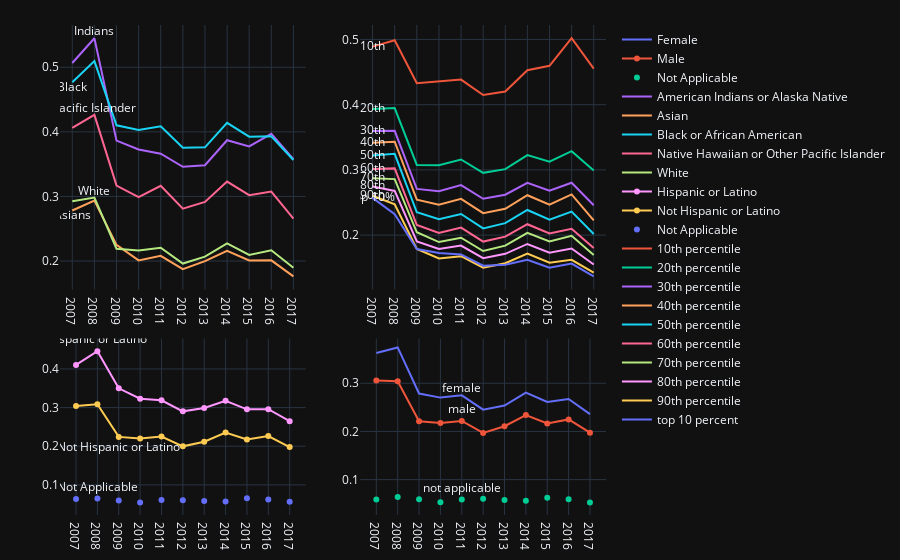

The notebook cell saved with this chart:
### Code cell
# Make sure plotly is upgraded to v4!!!
import plotly
import plotly.offline as offline
import plotly.graph_objects as go
from plotly.subplots import make_subplots
import pandas as pd

########################## PROCESS PLOT DATA ###########################
########################################################################
# PROCESS GENDER DATA
df = pd.read_csv('../data/denial_sex.csv')
years = df.year.unique()
years.sort()

female = []
male = []
not_applicable = []

for year in years:
    yearData = df[df['year'] == year]
    f = yearData[yearData['sex'] == 2]
    m = yearData[yearData['sex'] == 1]
    n = yearData[yearData['sex'] == 4]
    female.append(f['denial'].values[0].astype('float'))   
    male.append(m['denial'].values[0].astype('float'))  
    not_applicable.append(n['denial'].values[0].astype('float'))  

# PROCESS RACE DATA
race = pd.read_csv('../data/denial_race.csv')

AmericanIndians_AlaskaNative = []
Asian = []
African_American = []
PacificIslander = []
White = []

for year in years:
    yearData = race[race['year'] == year]
    indian = yearData[yearData['race'] == 1]
    asian = yearData[yearData['race'] == 2]
    african = yearData[yearData['race'] == 3]
    p = yearData[yearData['race'] == 4]
    w = yearData[yearData['race'] == 5]
    AmericanIndians_AlaskaNative.append(indian['denial'].values[0].astype('float'))   
    Asian.append(asian['denial'].values[0].astype('float'))  
    African_American.append(african['denial'].values[0].astype('float'))  
    PacificIslander.append(p['denial'].values[0].astype('float'))  
    White.append(w['denial'].values[0].astype('float'))  
    
    
# PROCESS ETHNICITY DATA
eth = pd.read_csv('../data/denial_eth.csv')
hispanic = []
noHis = []
notApp = []
for year in years:
    yearData = eth[eth['year'] == year]
    h = yearData[yearData['eth'] == 1]
    n = yearData[yearData['eth'] == 2]
    na = yearData[yearData['eth'] == 4]
    hispanic.append(h['denial'].values[0].astype('float'))   
    noHis.append(n['denial'].values[0].astype('float'))  
    notApp.append(na['denial'].values[0].astype('float'))  

    
# PROCESS INCOME DATA
income = pd.read_csv('../data/denial_income.csv')
per10 = []
per20 = []
per30 = []
per40 = []
per50 = []
per60 = []
per70 = []
per80 = []
per90 = []
top10 = []
for year in years:
    yearData = income[income['year'] == year]
    p10 = yearData[yearData['percentile'] == 10]
    p20 = yearData[yearData['percentile'] == 20]
    p30 = yearData[yearData['percentile'] == 30]
    p40 = yearData[yearData['percentile'] == 40]
    p50 = yearData[yearData['percentile'] == 50]
    p60 = yearData[yearData['percentile'] == 60]
    p70 = yearData[yearData['percentile'] == 70]
    p80 = yearData[yearData['percentile'] == 80]
    p90 = yearData[yearData['percentile'] == 90]
    top = yearData[yearData['percentile'] == 100]
    per10.append(p10['denial'].values[0].astype('float'))
    per20.append(p20['denial'].values[0].astype('float'))
    per30.append(p30['denial'].values[0].astype('float'))
    per40.append(p40['denial'].values[0].astype('float'))
    per50.append(p50['denial'].values[0].astype('float'))
    per60.append(p60['denial'].values[0].astype('float'))
    per70.append(p70['denial'].values[0].astype('float'))
    per80.append(p80['denial'].values[0].astype('float'))
    per90.append(p90['denial'].values[0].astype('float'))
    top10.append(top['denial'].values[0].astype('float'))
    
    
############################ SET UP SUBPLOTS ###########################
########################################################################
fig = make_subplots(
    rows=3, cols=2,
    column_widths=[0.5, 0.5], # corresponding to each row!
    row_heights=[0.25, 0.30, 0.45], # corresponding to each column!
    specs=[[{"type": "scatter", "rowspan": 2}, {"type": "scatter", "rowspan": 2}],
           [            None                 ,       None         ],
           [{"type": "scatter"}, {"type": "scatter"}]]
)

##############################  SUBPLOTS  ##############################
########################################################################
# PLOTTING GENDER
fig.add_trace(go.Scatter(x=years, y=female,
                    mode='lines+text',
                    name='Female',
                    #showlegend=True, # plotly only offers one legend for all subplots. this is useless...unfortunately
                    text=["", "", "", "", "female"],
                    textposition="top center"), 
                    row=3, col=2)
fig.add_trace(go.Scatter(x=years, y=male,
                    mode='lines+markers+text',
                    text=["", "", "", "", "male"],
                    textposition="top center",
                    name='Male'), row=3, col=2)
fig.add_trace(go.Scatter(x=years, y=not_applicable,
                    mode='markers+text',
                    text=["", "", "", "", "not applicable"],
                    textposition="top center",
                    name='Not Applicable'), row=3, col=2)

## PLOTTING RACE
fig.add_trace(go.Scatter(x=years, y=AmericanIndians_AlaskaNative,
                    mode='lines+text',
                    name='American Indians or Alaska Native',
                    text=["","Indians"],
                    textposition="top center",    
                    showlegend=True), 
                    row=1, col=1)
fig.add_trace(go.Scatter(x=years, y=Asian,
                    mode='lines+text',
                    name='Asian', 
                    text=["Asians"],
                    textposition="bottom center"), row=1, col=1)
fig.add_trace(go.Scatter(x=years, y=African_American,
                    mode='lines+text', 
                    name='Black or African American',
                    text=["Black"],
                    textposition="bottom center"), row=1, col=1)
fig.add_trace(go.Scatter(x=years, y=PacificIslander,
                    mode='lines+text', 
                    name='Native Hawaiian or Other Pacific Islander',
                    text=["","Pacific Islander"],
                    textposition="top center"), row=1, col=1)
fig.add_trace(go.Scatter(x=years, y=White,
                    mode='lines+text', 
                    name='White',
                    text=["","White"],
                    textposition="top center"), row=1, col=1)

# PLOTTING ETHNICITY
fig.add_trace(go.Scatter(x=years, y=hispanic,
                    mode='lines+markers+text',
                    name='Hispanic or Latino',
                    text=["", "Hispanic or Latino"],
                    textposition="top center",
                    showlegend=True), 
                    row=3, col=1)
fig.add_trace(go.Scatter(x=years, y=noHis,
                    mode='lines+markers+text',
                    text=["", "", "Not Hispanic or Latino"],
                    textposition="bottom center",
                    name='Not Hispanic or Latino'), row=3, col=1)
fig.add_trace(go.Scatter(x=years, y=notApp,
                    mode='markers+text', 
                    name='Not Applicable',
                    text=["", "Not Applicable"],
                    textposition="top center"), row=3, col=1)

## PLOTTING INCOME
fig.add_trace(go.Scatter(x=years, y=per10,
                    mode='lines+text',
                    name='10th percentile',
                    text=["10th"],
                    textposition="middle center"), 
                    row=1, col=2)
fig.add_trace(go.Scatter(x=years, y=per20,
                    mode='lines+text',
                    name='20th percentile',
                    text=["20th"],
                    textposition="middle center"), 
                    row=1, col=2)
fig.add_trace(go.Scatter(x=years, y=per30,
                    mode='lines+text',
                    name='30th percentile',
                    text=["30th"],
                    textposition="middle center"), 
                    row=1, col=2)
fig.add_trace(go.Scatter(x=years, y=per40,
                    mode='lines+text',
                    name='40th percentile',
                    text=["40th"],
                    textposition="middle center"), 
                    row=1, col=2)
fig.add_trace(go.Scatter(x=years, y=per50,
                    mode='lines+text',
                    name='50th percentile',
                    text=["50th"],
                    textposition="middle center"), 
                    row=1, col=2)
fig.add_trace(go.Scatter(x=years, y=per60,
                    mode='lines+text',
                    name='60th percentile',
                    text=["60th"],
                    textposition="middle center"), 
                    row=1, col=2)
fig.add_trace(go.Scatter(x=years, y=per70,
                    mode='lines+text',
                    name='70th percentile',
                    text=["70th"],
                    textposition="middle center"), 
                    row=1, col=2)
fig.add_trace(go.Scatter(x=years, y=per80,
                    mode='lines+text',
                    name='80th percentile',
                    text=["80th"],
                    textposition="middle center"), 
                    row=1, col=2)
fig.add_trace(go.Scatter(x=years, y=per90,
                    mode='lines+text',
                    name='90th percentile',
                    text=["90th"],
                    textposition="middle center"), 
                    row=1, col=2)
fig.add_trace(go.Scatter(x=years, y=top10,
                    mode='lines+text',
                    name='top 10 percent',
                    text=["", "top 10%"],
                    textposition="middle center"), 
                    row=1, col=2)


########################### ARRANGE LAYOUT #############################
########################################################################
# OVERALL LAYOUT Set theme, margin, and annotation in layout
fig.update_xaxes(dtick=1)
fig.update_layout(
    template="plotly_dark",
    margin=dict(r=10, t=25, b=40, l=60),
    #annotations=[
    #    go.layout.Annotation(
    #        text="HMDA",
    #        showarrow=False,
    #        xref="paper",
    #        yref="paper",
    #        x=0,
    #        y=0)
    #]

)

plotly.offline.iplot(fig)

# to plot in a separete browser window
offline.plot(fig, auto_open=True, image_filename="denialPlots" ,image_width=2000, image_height=1000, 
              filename='denialPlots', validate=True)

### Figure 1 — Plotly figure (JSON) as saved in the notebook; plotly's stock layout.template omitted (floating-point values rounded to 4 significant figures)
{"data": [{"mode": "lines+text", "name": "Female", "text": ["", "", "", "", "female"], "textposition": "top center", "type": "scatter", "x": [2007, 2008, 2009, 2010, 2011, 2012, 2013, 2014, 2015, 2016, 2017], "xaxis": "x4", "y": [0.3626, 0.3744, 0.2787, 0.2702, 0.2749, 0.2453, 0.2537, 0.2806, 0.2613, 0.2674, 0.2361], "yaxis": "y4"}, {"mode": "lines+markers+text", "name": "Male", "text": ["", "", "", "", "male"], "textposition": "top center", "type": "scatter", "x": [2007, 2008, 2009, 2010, 2011, 2012, 2013, 2014, 2015, 2016, 2017], "xaxis": "x4", "y": [0.306, 0.304, 0.2212, 0.2174, 0.2217, 0.1969, 0.2108, 0.2341, 0.2164, 0.225, 0.1974], "yaxis": "y4"}, {"mode": "markers+text", "name": "Not Applicable", "text": ["", "", "", "", "not applicable"], "textposition": "top center", "type": "scatter", "x": [2007, 2008, 2009, 2010, 2011, 2012, 2013, 2014, 2015, 2016, 2017], "xaxis": "x4", "y": [0.05882, 0.0638, 0.05908, 0.05318, 0.05875, 0.06009, 0.05755, 0.05619, 0.0624, 0.05923, 0.05267], "yaxis": "y4"}, {"mode": "lines+text", "name": "American Indians or Alaska Native", "showlegend": true, "text": ["", "Indians"], "textposition": "top center", "type": "scatter", "x": [2007, 2008, 2009, 2010, 2011, 2012, 2013, 2014, 2015, 2016, 2017], "xaxis": "x", "y": [0.5066, 0.545, 0.3865, 0.3728, 0.3663, 0.3459, 0.3483, 0.387, 0.3774, 0.3969, 0.3577], "yaxis": "y"}, {"mode": "lines+text", "name": "Asian", "text": ["Asians"], "textposition": "bottom center", "type": "scatter", "x": [2007, 2008, 2009, 2010, 2011, 2012, 2013, 2014, 2015, 2016, 2017], "xaxis": "x", "y": [0.2783, 0.2936, 0.2251, 0.201, 0.208, 0.1874, 0.2, 0.2158, 0.2008, 0.2011, 0.1763], "yaxis": "y"}, {"mode": "lines+text", "name": "Black or African American", "text": ["Black"], "textposition": "bottom center", "type": "scatter", "x": [2007, 2008, 2009, 2010, 2011, 2012, 2013, 2014, 2015, 2016, 2017], "xaxis": "x", "y": [0.4768, 0.5096, 0.4101, 0.4028, 0.4087, 0.3754, 0.3761, 0.4139, 0.3926, 0.3932, 0.3564], "yaxis": "y"}, {"mode": "lines+text", "name": "Native Hawaiian or Other Pacific Islander", "text": ["", "Pacific Islander"], "textposition": "top center", "type": "scatter", "x": [2007, 2008, 2009, 2010, 2011, 2012, 2013, 2014, 2015, 2016, 2017], "xaxis": "x", "y": [0.4062, 0.4263, 0.3168, 0.299, 0.3166, 0.2811, 0.2915, 0.323, 0.3019, 0.3076, 0.2656], "yaxis": "y"}, {"mode": "lines+text", "name": "White", "text": ["", "White"], "textposition": "top center", "type": "scatter", "x": [2007, 2008, 2009, 2010, 2011, 2012, 2013, 2014, 2015, 2016, 2017], "xaxis": "x", "y": [0.2926, 0.2982, 0.219, 0.2165, 0.2207, 0.1961, 0.2067, 0.2273, 0.2094, 0.2166, 0.1897], "yaxis": "y"}, {"mode": "lines+markers+text", "name": "Hispanic or Latino", "showlegend": true, "text": ["", "Hispanic or Latino"], "textposition": "top center", "type": "scatter", "x": [2007, 2008, 2009, 2010, 2011, 2012, 2013, 2014, 2015, 2016, 2017], "xaxis": "x3", "y": [0.4104, 0.446, 0.3499, 0.3229, 0.319, 0.2903, 0.299, 0.3175, 0.2955, 0.296, 0.2649], "yaxis": "y3"}, {"mode": "lines+markers+text", "name": "Not Hispanic or Latino", "text": ["", "", "Not Hispanic or Latino"], "textposition": "bottom center", "type": "scatter", "x": [2007, 2008, 2009, 2010, 2011, 2012, 2013, 2014, 2015, 2016, 2017], "xaxis": "x3", "y": [0.3044, 0.3087, 0.2242, 0.2202, 0.2251, 0.1998, 0.2118, 0.2355, 0.2174, 0.2262, 0.1978], "yaxis": "y3"}, {"mode": "markers+text", "name": "Not Applicable", "text": ["", "Not Applicable"], "textposition": "top center", "type": "scatter", "x": [2007, 2008, 2009, 2010, 2011, 2012, 2013, 2014, 2015, 2016, 2017], "xaxis": "x3", "y": [0.06368, 0.06499, 0.05986, 0.05459, 0.0609, 0.06038, 0.05858, 0.05723, 0.06522, 0.062, 0.05641], "yaxis": "y3"}, {"mode": "lines+text", "name": "10th percentile", "text": ["10th"], "textposition": "middle center", "type": "scatter", "x": [2007, 2008, 2009, 2010, 2011, 2012, 2013, 2014, 2015, 2016, 2017], "xaxis": "x2", "y": [0.489, 0.4988, 0.4329, 0.4354, 0.4384, 0.4149, 0.4201, 0.4528, 0.4597, 0.5019, 0.4553], "yaxis": "y2"}, {"mode": "lines+text", "name": "20th percentile", "text": ["20th"], "textposition": "middle center", "type": "scatter", "x": [2007, 2008, 2009, 2010, 2011, 2012, 2013, 2014, 2015, 2016, 2017], "xaxis": "x2", "y": [0.3932, 0.3948, 0.3076, 0.3073, 0.3159, 0.2954, 0.3011, 0.3226, 0.3125, 0.3288, 0.2989], "yaxis": "y2"}, {"mode": "lines+text", "name": "30th percentile", "text": ["30th"], "textposition": "middle center", "type": "scatter", "x": [2007, 2008, 2009, 2010, 2011, 2012, 2013, 2014, 2015, 2016, 2017], "xaxis": "x2", "y": [0.3595, 0.3599, 0.2708, 0.2674, 0.2767, 0.2556, 0.2619, 0.28, 0.2681, 0.2803, 0.2457], "yaxis": "y2"}, {"mode": "lines+text", "name": "40th percentile", "text": ["40th"], "textposition": "middle center", "type": "scatter", "x": [2007, 2008, 2009, 2010, 2011, 2012, 2013, 2014, 2015, 2016, 2017], "xaxis": "x2", "y": [0.3416, 0.3431, 0.2544, 0.2467, 0.2556, 0.2337, 0.2403, 0.2611, 0.2467, 0.2623, 0.2226], "yaxis": "y2"}, {"mode": "lines+text", "name": "50th percentile", "text": ["50th"], "textposition": "middle center", "type": "scatter", "x": [2007, 2008, 2009, 2010, 2011, 2012, 2013, 2014, 2015, 2016, 2017], "xaxis": "x2", "y": [0.3219, 0.3246, 0.235, 0.2242, 0.2324, 0.2103, 0.2184, 0.2385, 0.2237, 0.236, 0.2017], "yaxis": "y2"}, {"mode": "lines+text", "name": "60th percentile", "text": ["60th"], "textposition": "middle center", "type": "scatter", "x": [2007, 2008, 2009, 2010, 2011, 2012, 2013, 2014, 2015, 2016, 2017], "xaxis": "x2", "y": [0.3015, 0.3023, 0.2155, 0.2033, 0.2115, 0.19, 0.1977, 0.2167, 0.2025, 0.2096, 0.1803], "yaxis": "y2"}, {"mode": "lines+text", "name": "70th percentile", "text": ["70th"], "textposition": "middle center", "type": "scatter", "x": [2007, 2008, 2009, 2010, 2011, 2012, 2013, 2014, 2015, 2016, 2017], "xaxis": "x2", "y": [0.2872, 0.2858, 0.2043, 0.1893, 0.196, 0.1756, 0.1839, 0.2035, 0.1904, 0.1989, 0.1695], "yaxis": "y2"}, {"mode": "lines+text", "name": "80th percentile", "text": ["80th"], "textposition": "middle center", "type": "scatter", "x": [2007, 2008, 2009, 2010, 2011, 2012, 2013, 2014, 2015, 2016, 2017], "xaxis": "x2", "y": [0.2746, 0.2677, 0.1904, 0.1786, 0.1839, 0.1646, 0.1713, 0.1864, 0.1731, 0.1794, 0.155], "yaxis": "y2"}, {"mode": "lines+text", "name": "90th percentile", "text": ["90th"], "textposition": "middle center", "type": "scatter", "x": [2007, 2008, 2009, 2010, 2011, 2012, 2013, 2014, 2015, 2016, 2017], "xaxis": "x2", "y": [0.2603, 0.2473, 0.1787, 0.1642, 0.1676, 0.1501, 0.1568, 0.1715, 0.1578, 0.1621, 0.1425], "yaxis": "y2"}, {"mode": "lines+text", "name": "top 10 percent", "text": ["top 10%"], "textposition": "middle center", "type": "scatter", "x": [2007, 2008, 2009, 2010, 2011, 2012, 2013, 2014, 2015, 2016, 2017], "xaxis": "x2", "y": [0.2571, 0.232, 0.1787, 0.1726, 0.1703, 0.1531, 0.1545, 0.1621, 0.15, 0.1563, 0.1367], "yaxis": "y2"}], "layout": {"margin": {"b": 40, "l": 60, "r": 10, "t": 25}, "xaxis": {"anchor": "y", "domain": [0, 0.45], "dtick": 1}, "xaxis2": {"anchor": "y2", "domain": [0.55, 1], "dtick": 1}, "xaxis3": {"anchor": "y3", "domain": [0, 0.45], "dtick": 1}, "xaxis4": {"anchor": "y4", "domain": [0.55, 1], "dtick": 1}, "yaxis": {"anchor": "x", "domain": [0.46, 1]}, "yaxis2": {"anchor": "x2", "domain": [0.46, 1]}, "yaxis3": {"anchor": "x3", "domain": [0, 0.36]}, "yaxis4": {"anchor": "x4", "domain": [0, 0.36]}}}
